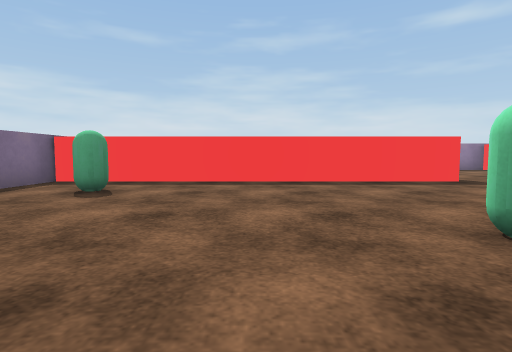
View 1 (above)

16 first-person views from a walk through a scene from a Unity 3-D project. The camera is 0.58 m above the floor, tilts 4° down and sees 80° across. The floor is counted in squares, 1 m on a side. Each view is taken from the middle of a square. On the plan, view 1 faces up. The plan holds only what a view shows up to about 9 squares ahead; the rest is blank. The player is left out. Surface patterns are stand-ins for the level's own textures.

View 2
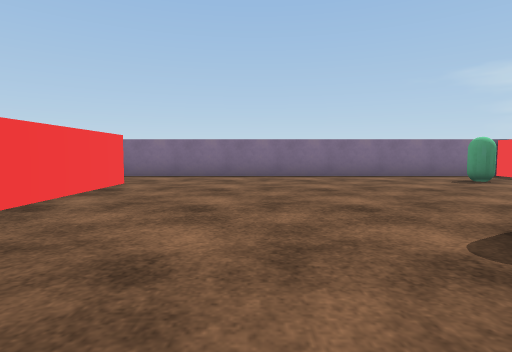

View 3
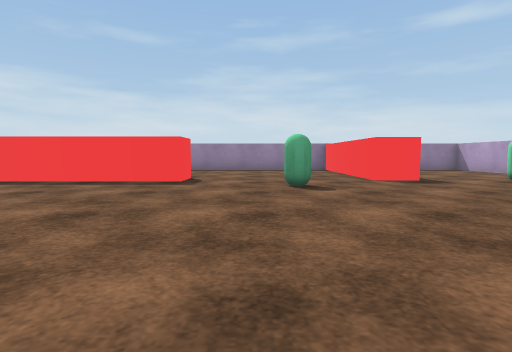

View 4
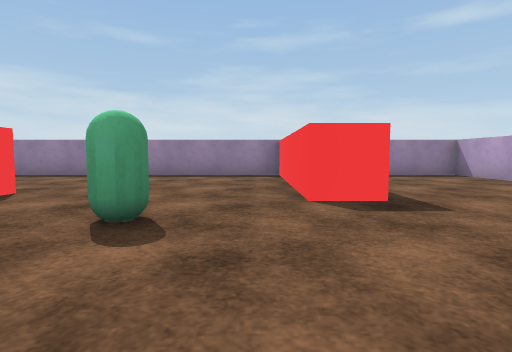

View 5
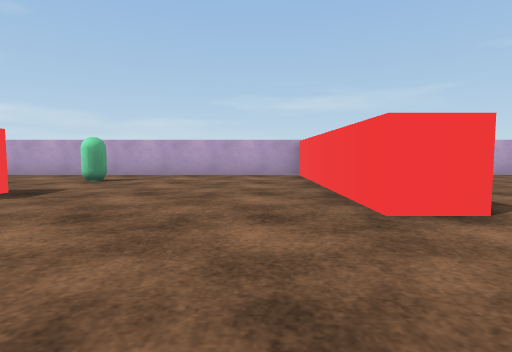

View 6
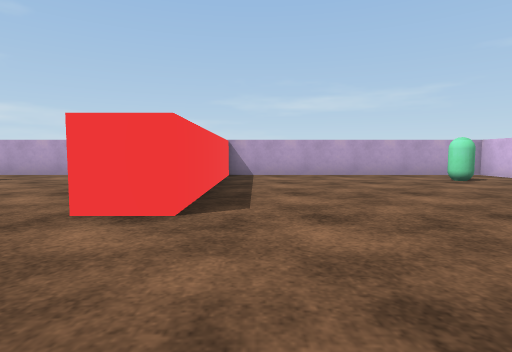

View 7
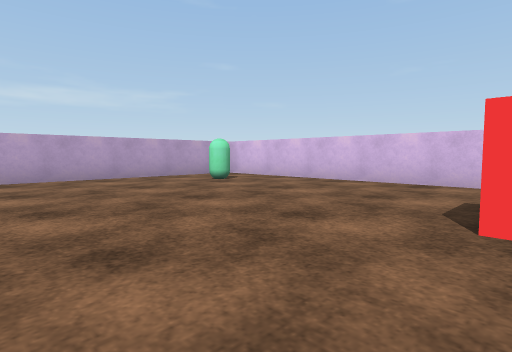

View 8
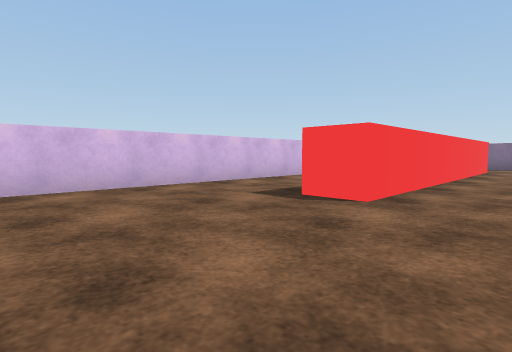

View 9
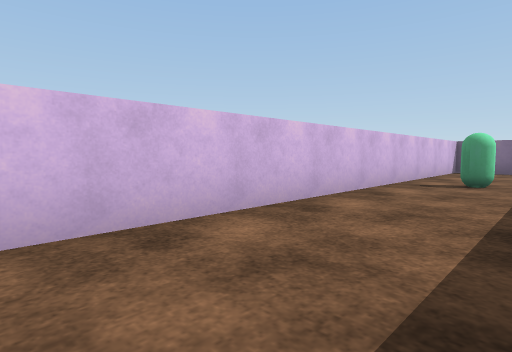

View 10
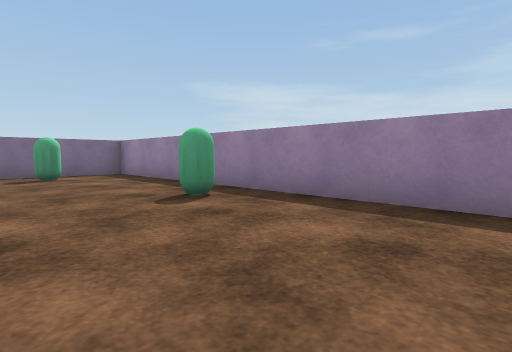

View 11
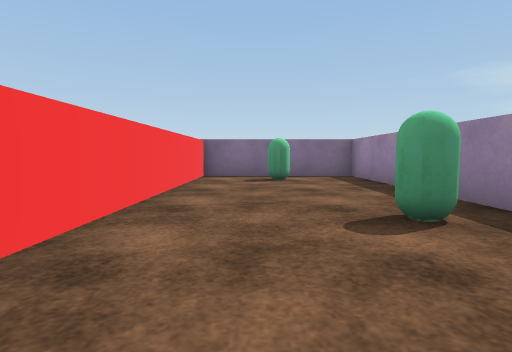

View 12
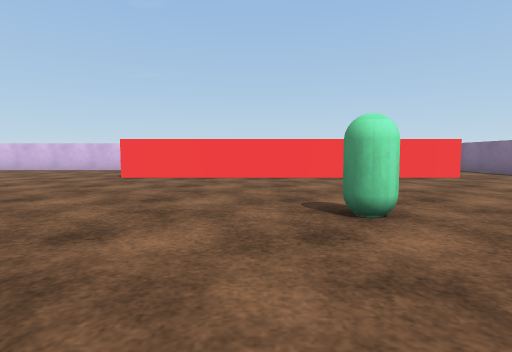

View 13
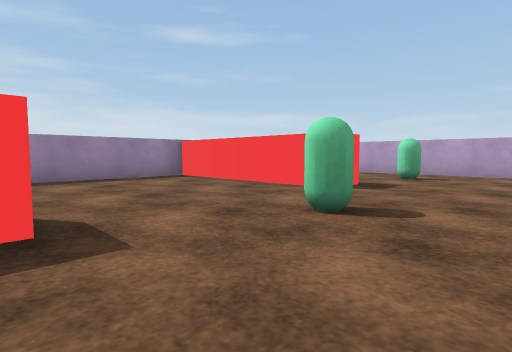

View 14
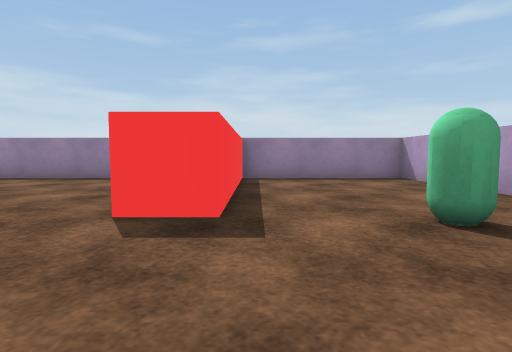

View 15
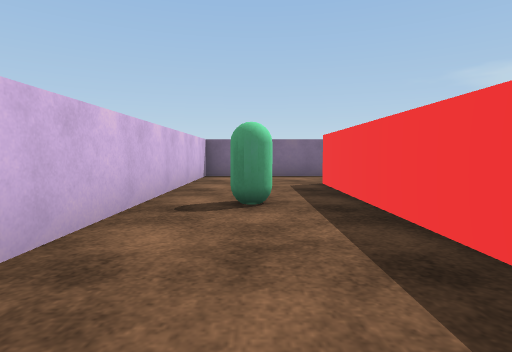

View 16
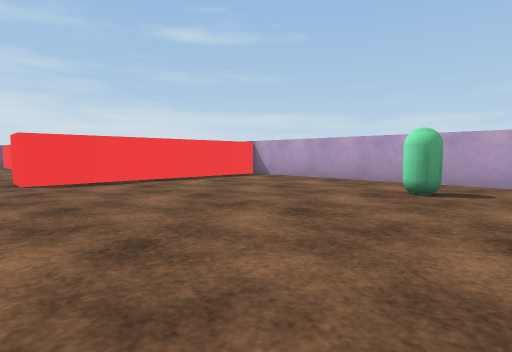

### Floor plan
Points are (right, up) in squares from view 1. A wall is a line through its corners. A room is listed if a view was taken in it or the views show most of it. See-through windows are left out.
Room 1 (views 1, 2, 3, 4, 5, 6, 7, 8, 9, 10, 11, 12, 13, 14, 15, 16)
walls: (4.4, 7.6) (4.4, 6.6) (-4.4, 6.6) (-4.4, -6.4) (13.6, -6.4) (13.6, 0.8) (7.9, 0.8) (7.9, 1.8) (13.6, 1.8) (13.6, 11.6) (9.7, 11.6) (9.7, 6.8) (8.7, 6.8) (8.7, 11.6) (-4.4, 11.6) (-4.4, 7.6) (2.4, 7.6); (2.5, -3.7) (-2.1, -3.7); (-2.2, -2.7) (6.4, -2.7) (6.4, -3.8)
objects: green capsule (-3, 5); green capsule (-3, 10); green capsule (0, -5); green capsule (1, 11); green capsule (2, 2); green capsule (7, 6); green capsule (12, -5); green capsule (12, 7)

Where each view was taken, in squares from view 1:
view 1: 0 up, 0 right, facing up
view 2: 0 up, 4 right, facing left
view 3: 0 up, 6 right, facing up
view 4: 3 up, 8 right, facing up
view 5: 3 up, 5 right, facing right
view 6: 0 up, 5 right, facing right
view 7: 0 up, 6 right, facing down-right
view 8: 1 down, 10 right, facing down-left
view 9: 4 down, 7 right, facing down-left
view 10: 8 up, 5 right, facing up-left
view 11: 9 up, 4 right, facing left
view 12: 5 up, 3 right, facing down
view 13: 4 up, 4 right, facing up-right
view 14: 4 up, 10 right, facing up
view 15: 5 down, 4 right, facing left
view 16: 6 down, 7 right, facing up-right
